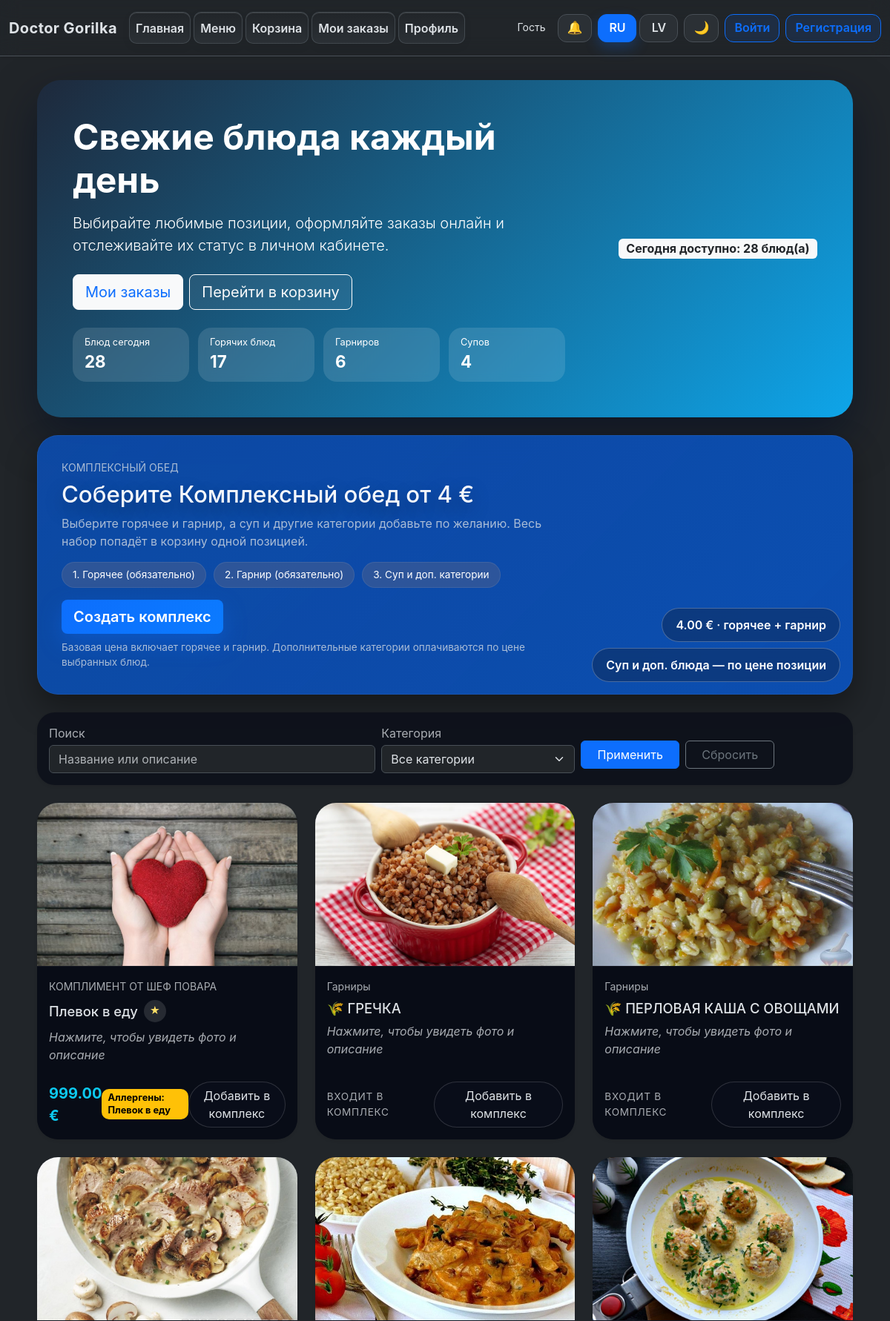
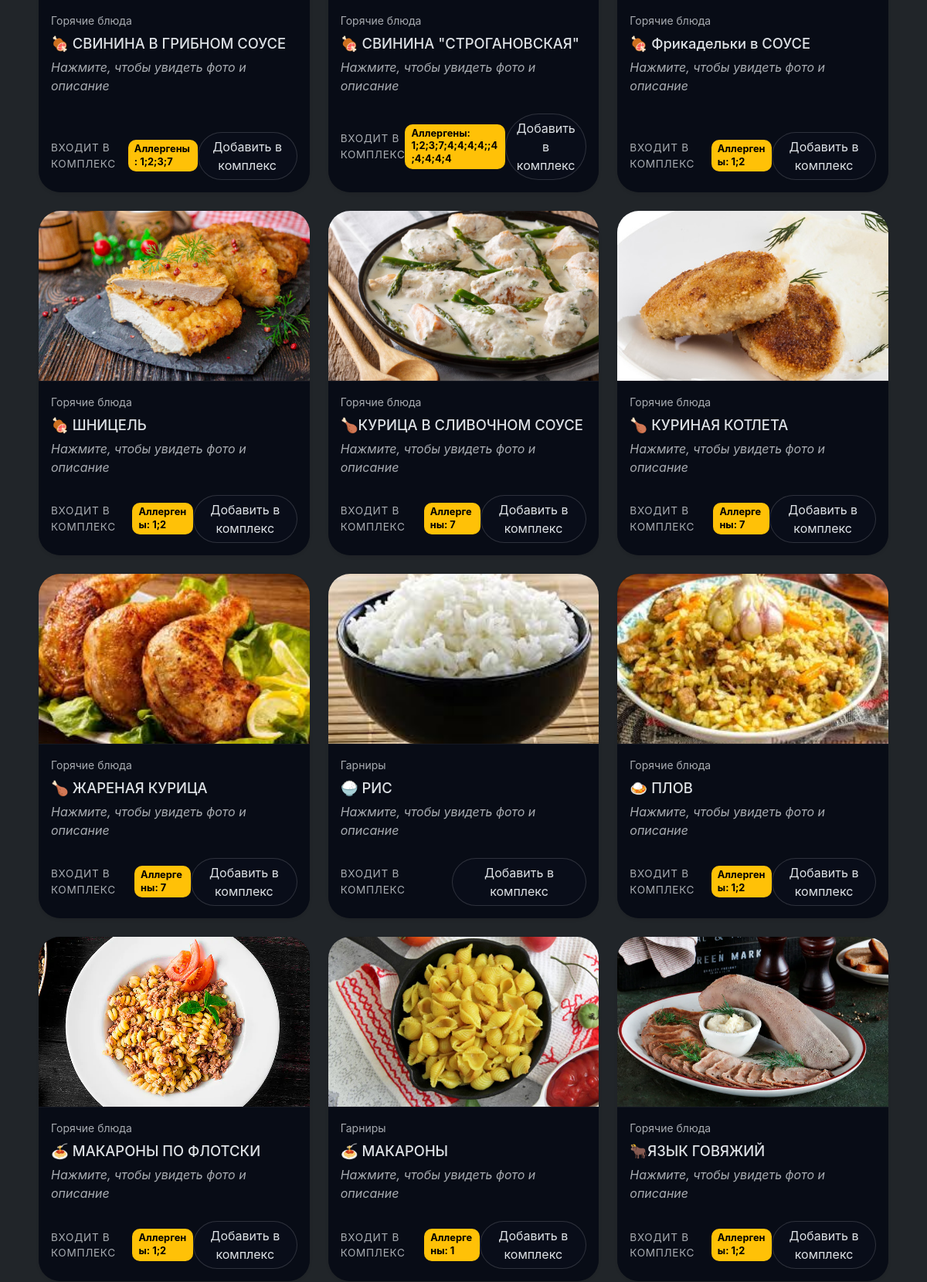
The page /menu (upper part) on the database its author committed (2 pictures, top to bottom).
### tables this page shows
CREATE TABLE menu (
    id INTEGER PRIMARY KEY AUTOINCREMENT,
    title TEXT NOT NULL,
    description TEXT,
    price REAL NOT NULL,
    image_url TEXT,
    category TEXT
, image_gallery TEXT, ingredients TEXT, is_today INTEGER DEFAULT 0, use_manual_price INTEGER DEFAULT 0, name_original TEXT, name_ru TEXT, name_lv TEXT, description_original TEXT, description_ru TEXT, description_lv TEXT, category_original TEXT, category_ru TEXT, category_lv TEXT, ingredients_original TEXT, ingredients_ru TEXT, ingredients_lv TEXT, category_role TEXT DEFAULT 'main', category_key TEXT, allergens TEXT);

### resources/views/menu.php (the view, shortened to what the rows shown need)
<?php
$comboOptions = $comboOptions ?? ['categories' => [], 'roles' => [], 'counts' => []];
$comboRoles = $comboOptions['roles'] ?? [];
$locale = currentLocale();
$localizedFieldMap = [
    'ru' => ['name' => 'nameRu', 'description' => 'descriptionRu', 'category' => 'categoryRu'],
    'lv' => ['name' => 'nameLv', 'description' => 'descriptionLv', 'category' => 'categoryLv'],
];
$activeLocalizedFields = $localizedFieldMap[$locale] ?? ['name' => 'nameOriginal', 'description' => 'descriptionOriginal', 'category' => 'categoryOriginal'];
?>
<div class="page-container menu-page">
<div class="hero-card mb-4">
    <div class="row g-3 align-items-center">
        <div class="col-md-8">
            <h1 class="display-5 fw-bold"><?= htmlspecialchars(translate('menu.hero.title')) ?></h1>
        </div>
    </div>
</div>
<div class="combo-hero mb-4">
    <div class="combo-hero__content">
        <h2 class="mb-2"><?= htmlspecialchars(translate('menu.combo.title')) ?></h2>
    </div>
</div>
<?php if (empty($menuItems)): ?>
    <div class="empty-state">
        <?php if ($search !== '' || $selectedCategory !== ''): ?>
            <?= htmlspecialchars(translate('menu.empty.filtered')) ?>
        <?php else: ?>
            <?= htmlspecialchars(translate('menu.empty.default')) ?>
        <?php endif; ?>
    </div>
<?php else: ?>
    <div class="row row-cols-1 row-cols-sm-2 row-cols-lg-3 g-4">
        <?php foreach ($menuItems as $item): ?>
            <?php $gallery = $item->galleryImages(); $isUnique = $item->isUnique(); ?>
            <?php
                $nameField = $activeLocalizedFields['name'];
                $descriptionField = $activeLocalizedFields['description'];
                $categoryField = $activeLocalizedFields['category'];
                $localizedName = $item->$nameField ?? $item->nameOriginal ?? $item->title;
                $localizedDescription = $item->$descriptionField ?? $item->descriptionOriginal ?? $item->description ?? translate('common.no_description');
                $localizedCategory = $item->$categoryField ?? $item->categoryOriginal ?? translate('menu.card.no_category');
                $localizedIngredients = $item->ingredients ?? $item->ingredientsOriginal ?? '';
                $allergens = $item->allergens ?? '';
                $roleKey = $comboRoles[$item->id] ?? null;
            ?>
            <div class="col">
                <div class="card h-100 border-0 shadow-sm menu-card" data-item='<?= json_encode([
                    'id' => $item->id,
                    'title' => $localizedName,
                    'description' => $localizedDescription ?? '',
                    'ingredients' => $localizedIngredients,
                    'allergens' => $allergens,
                    'category' => $localizedCategory,
                    'price' => number_format($item->price, 2, '.', ' '),
                    'raw_price' => (float)$item->price,
                    'is_unique' => $isUnique,
                    'gallery' => $gallery,
                ], JSON_HEX_APOS | JSON_HEX_QUOT) ?>' data-combo-role="<?= htmlspecialchars($roleKey ?? '') ?>">
                <?php if (!empty($gallery[0])): ?>
                    <img src="/assets/images/<?= $gallery[0] ?>" class="card-img-top" alt="<?= htmlspecialchars($localizedName) ?>">
                <?php else: ?>
                    <img src="https://via.placeholder.com/400x220?text=<?= urlencode(translate('common.no_photo')) ?>" class="card-img-top" alt="<?= htmlspecialchars(translate('common.no_photo')) ?>">
                <?php endif; ?>
                    <div class="card-body d-flex flex-column">
                        <div class="small text-muted mb-2"><?= htmlspecialchars($localizedCategory) ?></div>
                        <h5 class="card-title d-flex align-items-center gap-2">
                            <?= htmlspecialchars($localizedName) ?>
                            <?php if ($isUnique): ?>
                                <span class="unique-chip" title="<?= htmlspecialchars(translate('menu.card.unique_badge')) ?>">★</span>
                            <?php endif; ?>
                        </h5>
                        <p class="card-text flex-grow-1 text-muted fst-italic"><?= htmlspecialchars(translate('menu.card.click_hint')) ?></p>
                        <div class="d-flex justify-content-between align-items-center mt-2">
                            <?php if ($isUnique): ?>
                                <span class="fs-5 fw-bold text-info menu-price"><?= number_format($item->price, 2, '.', ' ') ?> €</span>
                            <?php else: ?>
                                <span class="menu-price menu-price--placeholder text-muted"><?= htmlspecialchars(translate('menu.card.price_included')) ?></span>
                            <?php endif; ?>
                            <?php if ($allergens): ?>
                                <span class="allergens-badge"><?= htmlspecialchars(translate('menu.card.allergens')) ?>: <?= htmlspecialchars($allergens) ?></span>
                            <?php endif; ?>
                            <?php if ($roleKey): ?>
                                <button type="button" class="btn btn-outline-light combo-select-btn" data-id="<?= $item->id ?>" data-default-text="<?= htmlspecialchars(translate('menu.card.button_default')) ?>" data-combo-role="<?= htmlspecialchars($roleKey) ?>" onclick="event.stopPropagation();"><?= htmlspecialchars(translate('menu.card.button_default')) ?></button>
                            <?php endif; ?>
                        </div>
                    </div>
                </div>
            </div>
        <?php endforeach; ?>
    </div>
<?php endif; ?>
</div>

### rows shown on the page
menu: shows a picture, localizedCategory "КОМПЛИМЕНТ ОТ ШЕФ ПОВАРА", localizedName "Плевок в еду", price "999.00", allergens "Плевок в еду"
menu: shows a picture, localizedCategory "Гарниры", localizedName "🌾 ГРЕЧКА"
menu: shows a picture, localizedCategory "Гарниры", localizedName "🌾 ПЕРЛОВАЯ КАША С ОВОЩАМИ"
menu: shows a picture, localizedCategory "Горячие блюда", localizedName "🍖 СВИНИНА В ГРИБНОМ СОУСЕ", allergens "1;2;3;7"
menu: shows a picture, localizedCategory "Горячие блюда", localizedName "🍖 СВИНИНА \"СТРОГАНОВСКАЯ\"", allergens "1;2;3;7;4;4;4;4;;4;4;4;4;4"
menu: shows a picture, localizedCategory "Горячие блюда", localizedName "🍖 Фрикадельки в СОУСЕ", allergens "1;2"
menu: shows a picture, localizedCategory "Горячие блюда", localizedName "🍖 ШНИЦЕЛЬ", allergens "1;2"
menu: shows a picture, localizedCategory "Горячие блюда", localizedName "🍗КУРИЦА В СЛИВОЧНОМ СОУСЕ", allergens "7"
menu: shows a picture, localizedCategory "Горячие блюда", localizedName "🍗 КУРИНАЯ КОТЛЕТА", allergens "7"
menu: shows a picture, localizedCategory "Горячие блюда", localizedName "🍗 ЖАРЕНАЯ КУРИЦА", allergens "7"
menu: shows a picture, localizedCategory "Гарниры", localizedName "🍚 РИС"
menu: shows a picture, localizedCategory "Горячие блюда", localizedName "🍛 ПЛОВ", allergens "1;2"
menu: shows a picture, localizedCategory "Горячие блюда", localizedName "🍝 МАКАРОНЫ ПО ФЛОТСКИ", allergens "1;2"
menu: shows a picture, localizedCategory "Гарниры", localizedName "🍝 МАКАРОНЫ", allergens "1"
menu: shows a picture, localizedCategory "Горячие блюда", localizedName "🐂ЯЗЫК ГОВЯЖИЙ", allergens "1;2"

### other values the page prints
translate('brand.name') "Doctor Gorilka"
translate('nav.home') "Главная"
translate('nav.menu') "Меню"
translate('nav.cart') "Корзина"
translate('nav.orders') "Мои заказы"
translate('nav.profile') "Профиль"
translate('nav.guest') "Гость"
$locale['short'] "RU"
$locale['short'] "LV"
translate('nav.login') "Войти"
translate('nav.register') "Регистрация"
translate('menu.hero.title') "Свежие блюда каждый день"
translate('menu.hero.subtitle') "Выбирайте любимые позиции, оформляйте заказы онлайн и отслеживайте их статус в личном кабинете."
translate('menu.hero.orders_btn') "Мои заказы"
translate('menu.hero.cart_btn') "Перейти в корзину"
